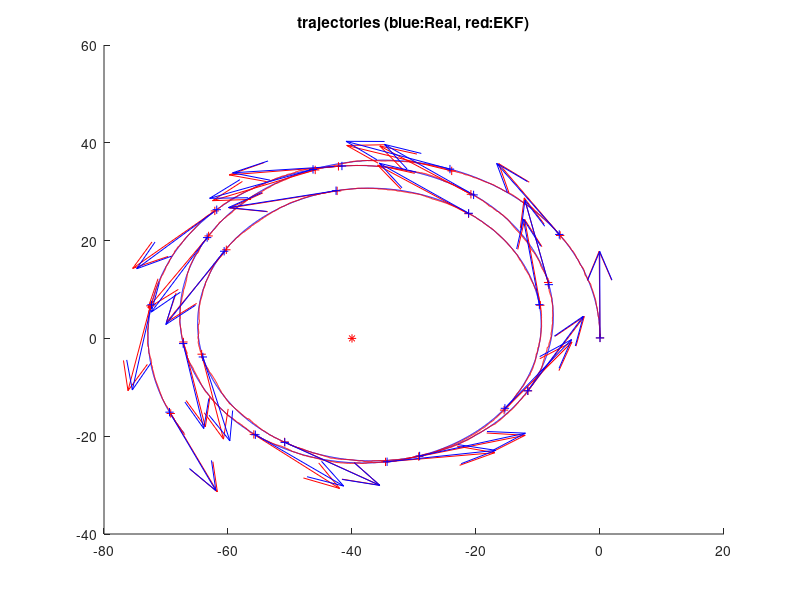
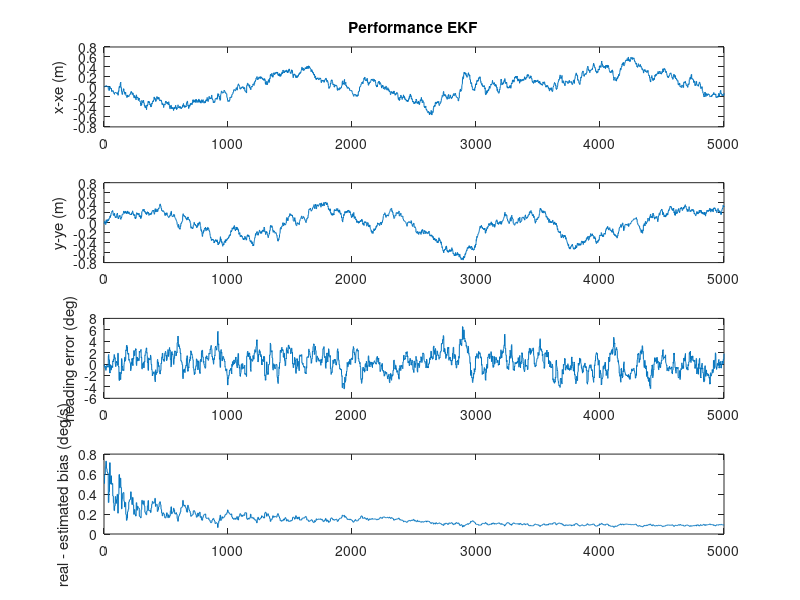
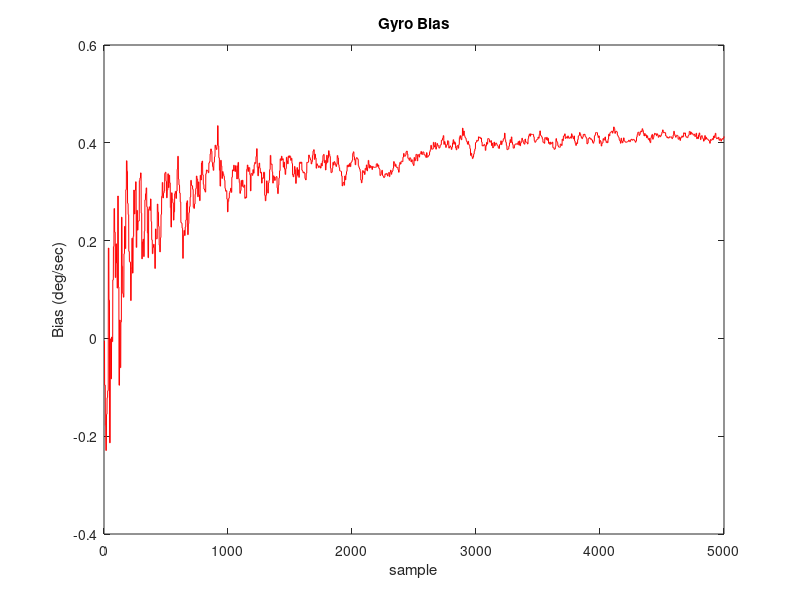

MATLAB code for these plots, in order:
% Project 02. Part1
% originally provided by J. Guivant for MRTN4010's students, Session 2014.

% Edited by Wenny Hidayat/z3351846
% In this version: added simulated bias 0.5 deg/s
% Added gyro bias estimation



function Project2_p1()


% .....................................................
% Here I define the magnitude of the "noises", that I assume are present, polluting mesurements, models, etc.  

% .. error in the angular rate sensor
stdDevGyro = 2*pi/180 ;          % 2 degrees/second , standard deviation of the gyros' noise
% you have seen, when playing with our IMU that, after removing the
% offsets, the eror present in the gyros' measurements should be lower than 2 deg/sec.

% ...error in the speed's measurements
stdDevSpeed = 0.3 ;   % a lot of error!  (very difficult case). speedmeter's error = 0.3m/sec 

% ... errors in the range measurements (25cm, standard.dev.)
sdev_rangeMeasurement = 0.25 ;          % std. of noise in range measurements. 0.25m
sdev_bearingMeasurement = 5*pi/180;    % stddev for bearing at 30 deg/s, in rad
% this is more that the error you would have with our laser scanner.

% .....................................................
Dt=0.05 ;                       % "sample time", 50ms
Li = 5000 ;                     % "experiment" duration, in iterations 
DtObservations=0.250 ;          % laser "sample time" of observations, 4Hz, approximately
r2d = 180/pi;                   % conversion rad to deg
d2r = pi/180;                   % conversion deg to rad

% .....................................................
% here I create a virtual map, because this program works on a simulated process.
% (in a real case you would have a real map)

% How many landmarks do you want to use?  
n_usedLanmarks = 1 ;    %it must be : 1 <= n_usedLanmarks <= 4 
% just to create some landmarks
global NavigationMap;
NavigationMap = CreateSomeMap(n_usedLanmarks) ;  %creates a artificial map!
% ................................................


% These are the ESTIMATES (Expected value and covariance matrix)
% Initial conditions of the estimates (identical to the real ones, as in
% the lab)( I Assume we know the initial condition of the system)
Xe = [ 0; 0; pi/2; 0 ] ;       % starting x
P = diag( [0, 0, 0, (2*pi/180)^2] );            % initial quality --> perfect (covariance =zero )
% Why perfect? (BECAUSE in this case we DO ASSUME we know perfectly the initial condition)


% Some buffers to store the intermediate values during the experiment
Xreal_History= zeros(4,Li) ;
Xe_History= zeros(4,Li) ;

% .....................................................
% I assume that every time we apply the process model to predict the evolution of the system for a 
% perdiod of time of Dt (50ms) we introduce uncertainty of 0.01m standard deviation on X, 
% similar uncertainty on Y and 1 degree (a lot!) on the heading's estimation
% Q  =zeros(3,3) ;  Q(1,1) = (0.01)^2 ; Q(2,2) =Q(1,1)  ; Q(3,3) = (1*pi/180)^2 ;
% Although you initially use this one, it can be improved. Read
% "MTRN40101_L06_Noise_in_the_inputs_of_ProcessModel.pdf" in order to implement a good refinement. 

Q = diag( [ (0.01)^2 ,(0.01)^2 , (1*pi/180)^2, 0] ) ;
% Q matrix. Represent the covariance of the undertainty about the process model.
% .....................................................


time=0 ;
% init simulator of process.
InitSimulation(stdDevSpeed,stdDevGyro,sdev_bearingMeasurement,sdev_rangeMeasurement,DtObservations);
% (BTW: this is just a simulation to replace ther eal system, because we,
% for the moment, do not have the real system. )


% .....................................................    
for i=1:Li,     % loop
    
    %pause(dt) ;   % NO delay, I want to run this in a fast off-line SIMULATION, so ASAP.
    
    time = time+Dt ;    
    SimuPlatform(time,Dt);      % because NOW I do not have a real system, I simulate it.

     
    % I ask about the inputs to the Process Model.
    % The inputs I will be told are polluted versions of the real inputs.
    [Noisy_speed,Noisy_GyroZ]=GetProcessModelInputs();
    % in the real case we should measure the real inputs (gyros and speedmeter)
    
    % -------- THIS IS THE EKF! ------------------------
    % ------ Kalman Filter prediction: applies the prediction step (i.e. Process model). 
    Xe    = RunProcessModel(Xe,Noisy_speed,Noisy_GyroZ,Dt) ;
    
    % Estimate new covariance after prediction
    % First , I evaluate the Jacobian matrix of the process model (see lecture notes).
    % Write the analytical expression on paper to understand the followign line.
    J = [ [1,0,-Dt*Noisy_speed*sin(Xe(3)),0  ]  ; [0,1,Dt*Noisy_speed*cos(Xe(3)),0] ;    [ 0,0,1,-Dt ] ; [0, 0, 0, 1] ] ; 
    % then I calculate the new coveraince, after the prediction P(K+1|K) = J*P(K|K)*J'+Q ;
    P = J*P*J'+Q ;

    % the precition step, for this iteration, is done.
    % -----------------------------------------------


    % .. Get range measuremens, if those are available.
    [nDetectedLandmarksB,nDetectedLandmarks,MeasuredBearings,MasuredRanges,IDs]=GetObservationMeasurements();
    
    
    
    if (nDetectedLandmarks>0) && (nDetectedLandmarksB>0),     % any laser data and detected landmarks?
     
        % Because there are available obsevations ==> I perform EKF updates
             
   
        % --------------- Kalmal Filter update (observations)
        % Because this observation function is non-linear--> we need to get the Jacobians of h(X).
        % Jacobian for range only measurements (evaluated at the current expected value -->Xe)    
        
        % sqrt( (xi-x)^2+(yi-y)^2 ) for all the seen landmarks. I will need
        % this term for the next calculations.
        
        for u=1:nDetectedLandmarks,
         
            ID = IDs(u);            % landmark ID?    
            eDX = (NavigationMap.landmarks(ID,1)-Xe(1)) ;      % (xu-x)
            eDY = (NavigationMap.landmarks(ID,2)-Xe(2)) ;      % (yu-y)
            
            % Range input
            eDD_range = sqrt( eDX.*eDX + eDY.*eDY ) ; %   so : sqrt( (xu-x)^2+(yu-y)^2 ) 

            % Bearing input 
            eDD_bearing = eDX.*eDX + eDY.*eDY;
        
            % here is it. "H". I reuse some previous calculations.
            H_range = [  -eDX./eDD_range , -eDY./eDD_range , 0 , 0 ] ;   % Jacobian of h(X),range
            H_bearing = [ eDY./eDD_bearing, -eDX./eDD_bearing, -1 , 0 ];
            H = [H_range; H_bearing];
            
            % the expected distances to the landmarks ( "h(Xe)" ). Xe 1=x 2=y 3=gyro.
            ExpectedRange = eDD_range ;   % just a coincidence: we already calculated them for the Jacobian, so I reuse it. 
            ExpectedBearing = atan2(eDY, eDX) - Xe(3) + pi/2; % Output in rad
        
            % Evaluate residual (innovation)  "Y-h(Xe)"
            zR  = MasuredRanges(u) - ExpectedRange ;      
            zB = MeasuredBearings(u) - ExpectedBearing;
            % Normalization
            zB = mod(  zB+pi, 2*pi) - pi; % in deg
            
            
            z =[zR;zB];
            
            % ------ covariance of the noise/uncetainty in the measurements
            % R is Diagonal --->because I believe the noises in the measurements
            %  ,from different sensors, are independent.
            RR = sdev_rangeMeasurement*sdev_rangeMeasurement*4; 
            RB = sdev_bearingMeasurement*sdev_bearingMeasurement*4 ;
            R = diag([RR,RB]);
            % I multiply by 4 because I want to be conservative and assume
            % twice the standard deviation that I believe does happen.
        
        
            % Some intermadiate steps for the EKF (as in the lecture notes)
            S = R + H*P*H'; 
            iS = inv(S) ;               

            K = P*H'*iS ;           % Kalman gain

            % ----- do it...I am getting  X(k+1|k+1) and P(k+1|k+1)
            Xe = Xe + K*z ;           % update the  expected value
            P = P-P*H'*iS*H*P ;     % update the Covariance
        % -----  individual EKF update done ...
       end; 
       % all avalilable EKF updates done ...
    end;  
     
    
     % -------- remember some variables to plot at the end.   
     [Xreal_History(:,i)] = GetCurrentSimulatedState() ;
     Xe_History(:,i)    = Xe ;
     bias_History(i)    = Xe(4);

end ;    
%      biasReal_History
%      bias_History      


% PLOT some results. PLot estimated and "real" values of platform states.
SomePlots(Xreal_History,Xe_History,bias_History,NavigationMap) ;


return ;           % loop to the next observation based on new measurements..



% =========================================================================
% --- THIS IS THE PROCESS MODEL of MY SYSTEM. (it is a Kinemetic model)
    
function Xnext=RunProcessModel(X,speed,GyroZ,dt) 
    Xnext = X + dt*[ speed*cos(X(3)) ;  speed*sin(X(3)) ; GyroZ-X(4) ; 0] ;
return ;


% =========================================================================
% ========== Simulation functions - (used for simuation of "real" platform and
% for the process model of the EKF.
% When we apply the EKF on a real case, we do not need this part.


function [bearings,ranges,IDs] = GetMeasurementsFomNearbyLandmarks(X,map)
    dx= map.landmarks(:,1) - X(1) ;
    dy= map.landmarks(:,2) - X(2) ;
    bearings = atan2(dy, dx) - X(3) + pi/2; %in RAD
    ranges = sqrt((dx.*dx + dy.*dy)) ;
    IDs = [1:map.nLandmarks];
    
    % I simulate I measure/detect all the landmarks, however there can be
    % cases where I see just the nearby ones.
    
return ;


% here I propose some speed and angular rate inputs. 
% in real cases, they do happen, we do not to propose them.
function [speed,GyroZ] = SimuControl(X,t)
    speed = 2 ;                                         % cruise speed, 2m/s  ( v ~ 7km/h)
    GyroZ = 3*pi/180 + sin(0.1*2*pi*t/50)*.02 ;         % some crazy driver moving the steeering wheel...
return ;


% here I propose some map of landmarks. 
% in real cases, we do not create it synthetically, like here.
function map = CreateSomeMap(n_used)
    landmarks = [  [ -40,0 ];[ -0,-20 ];[ 10,10 ] ;[ 30,10 ]  ] ;
    map.landmarks = landmarks(1:n_used,:) ;
    map.nLandmarks = n_used ;
return ;



function InitSimulation(stdDevSpeed,stdDevGyro,sdev_bearingMeasurement,sdev_rangeMeasurement,DtObservations)
    global ContextSimulation;
    ContextSimulation.Xreal = [ 0; 0;pi/2; 0 ] ;     % [x;y;phi]
    ContextSimulation.stdDevSpeed = stdDevSpeed;
    ContextSimulation.stdDevGyro = stdDevGyro;
    ContextSimulation.speed=0;
    ContextSimulation.GyroZ=0;
    ContextSimulation.sdev_rangeMeasurement=sdev_rangeMeasurement;
    ContextSimulation.sdev_bearingMeasurement=sdev_bearingMeasurement;
    ContextSimulation.DtObservations=DtObservations;
    ContextSimulation.timeForNextObservation= 0;
    ContextSimulation.CurrSimulatedTime=0;
    ContextSimulation.biasConstant = 0.5*pi/180;
return;


function [Noisy_speed,Noisy_GyroZ]=GetProcessModelInputs()
    % .....................................................
    % add noise to simulate real conditions
    % WHY? to be realistic. When we measure things the measurements are polluted with noise, So I simulated that situation by adding random
    % noise to the perfect measurements (the ones I get from the simulated "real" platform.
    global ContextSimulation;
    Noisy_speed =ContextSimulation.speed+ContextSimulation.stdDevSpeed*randn(1) ;
    Noisy_GyroZ =ContextSimulation.GyroZ+ContextSimulation.stdDevGyro*randn(1)+ ContextSimulation.biasConstant;
return;


% NOTE: in Project#2 you will apply the EKF for estimating the states of the real
% system. In such cases You DO NOT ADD ANY NOISE to the real
% measurements!!!!. We add noise here because we pretend this is the real
% case, always having noise polluting our measurements.


function  SimuPlatform(time,Dt)
    global ContextSimulation;    
    
    % simulate some crazy driver for the car..
    [ContextSimulation.speed,ContextSimulation.GyroZ] = SimuControl(ContextSimulation.Xreal,time) ;      % read kinematic model inputs, ideal ones
    % .........................................
    % simulate one step of the "real system":  Xreal(time)
    ContextSimulation.Xreal = RunProcessModel(ContextSimulation.Xreal,ContextSimulation.speed,ContextSimulation.GyroZ,Dt) ;
    ContextSimulation.CurrSimulatedTime = ContextSimulation.CurrSimulatedTime+Dt;
return;


function [nDetectedLandmarksB,nDetectedLandmarks,MeasuredBearings,MasuredRanges,IDs]=GetObservationMeasurements(map)
    global ContextSimulation NavigationMap;       
   
    if ContextSimulation.CurrSimulatedTime<ContextSimulation.timeForNextObservation,
        nDetectedLandmarks=0;
        nDetectedLandmarksB = 0;
        MasuredRanges=[];
        MeasuredBearings = [];
        IDs=[];
        return ; 
    end;
        
    ContextSimulation.timeForNextObservation = ContextSimulation.timeForNextObservation+ContextSimulation.DtObservations;
    
    % get simulated range measurements (actual system), in this case the
    % simulated platform.
        [RealBearings,RealRanges,IDs] = GetMeasurementsFomNearbyLandmarks(ContextSimulation.Xreal,NavigationMap) ;
                % ...................................................
        nDetectedLandmarks = length(RealRanges) ;
        nDetectedLandmarksB = length(RealBearings);
        
        % Here I corrupt the simulated measurements by adding some random noise (to simulate noise, as in the reality)
        % this is the noise
        noiseInMeasurements= ContextSimulation.sdev_rangeMeasurement*randn(size(RealRanges));
        noiseInBearings= ContextSimulation.sdev_bearingMeasurement*randn(size(RealBearings));
        
        % here I add it to the perfect ranges' measurements
        MasuredRanges = RealRanges +  noiseInMeasurements ;
        MeasuredBearings = RealBearings + noiseInBearings;
        % so MasuredRanges are the prefect measurements polluted with
        % noise. I get the "perfect measurements" from the simulated
        % platform
 return;

 
    function [X]=GetCurrentSimulatedState()
        global ContextSimulation;
        X=ContextSimulation.Xreal;

        
     return;   

% -------------end simulation functions -----------------------------------------------


% ====================================================
% --- This is JUST for ploting the results
function SomePlots(Xreal_History,Xe_History,bias_History,map) ;



figure(2) ; clf ; hold on ;
plot(Xreal_History(1,:),Xreal_History(2,:),'b') ;
plot(Xe_History(1,:),Xe_History(2,:),'r') ;
plot(map.landmarks(:,1),map.landmarks(:,2),'*r') ;
ii = [1:225:length(Xe_History(1,:))] ;
quiver(Xe_History(1,ii),Xe_History(2,ii),5*cos(Xe_History(3,ii)),5*sin(Xe_History(3,ii)),'r' ) ;
quiver(Xreal_History(1,ii),Xreal_History(2,ii),5*cos(Xreal_History(3,ii)),5*sin(Xreal_History(3,ii)),'b' ) ;
plot(Xe_History(1,ii),Xe_History(2,ii),'+r') ;
plot(Xreal_History(1,ii),Xreal_History(2,ii),'+b') ;
title('trajectories (blue:Real, red:EKF)') ;

% --------- plot errors between EKF estimates and the real values
figure(3) ; clf ; 
subplot(411) ; plot(Xreal_History(1,:)-Xe_History(1,:)) ;ylabel('x-xe (m)') ;
title('Performance EKF') ;
subplot(412) ; plot(Xreal_History(2,:)-Xe_History(2,:)) ;ylabel('y-ye (m)') ;
subplot(413) ; plot(180/pi*(Xreal_History(3,:)-Xe_History(3,:))) ;ylabel('heading error (deg)') ;
subplot(414) ; plot(0.5-Xe_History(4,:)*180/pi); ylabel('real - estimated bias (deg/s)') ;

figure(4); clf;
plot(bias_History(:)*180/pi, 'r');
title('Gyro Bias')
xlabel('sample'); ylabel('Bias (deg/sec)');
return ;
% -------------------------------------------------------------------------